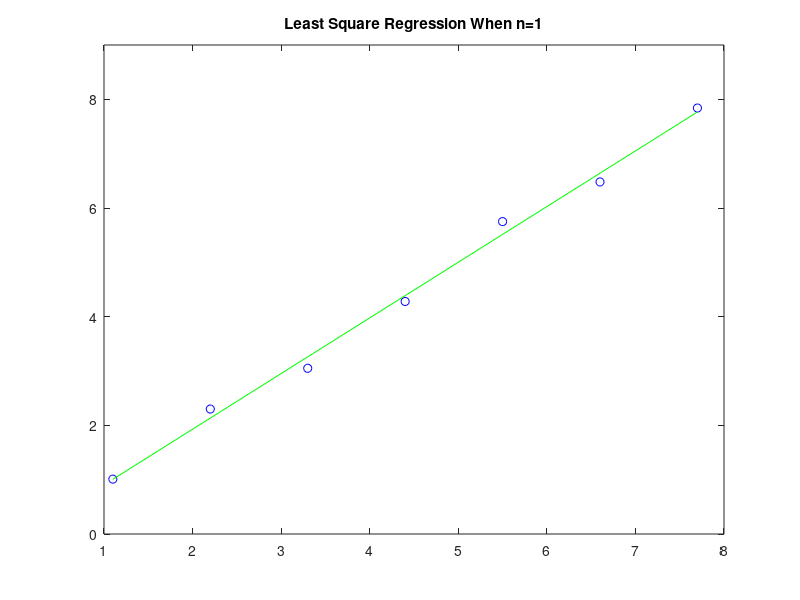

Here is the MATLAB script that generated this plot:
type test4.txt;
[x,y] = textread('test4.txt', '%f%f');
plot(x,y,'bo');
hold on;

p=polyfit(x,y,1);
y1=polyval(p,x);

plot(x,y1,'g');
axis([1 8 0 9]);
title('Least Square Regression When n=1');